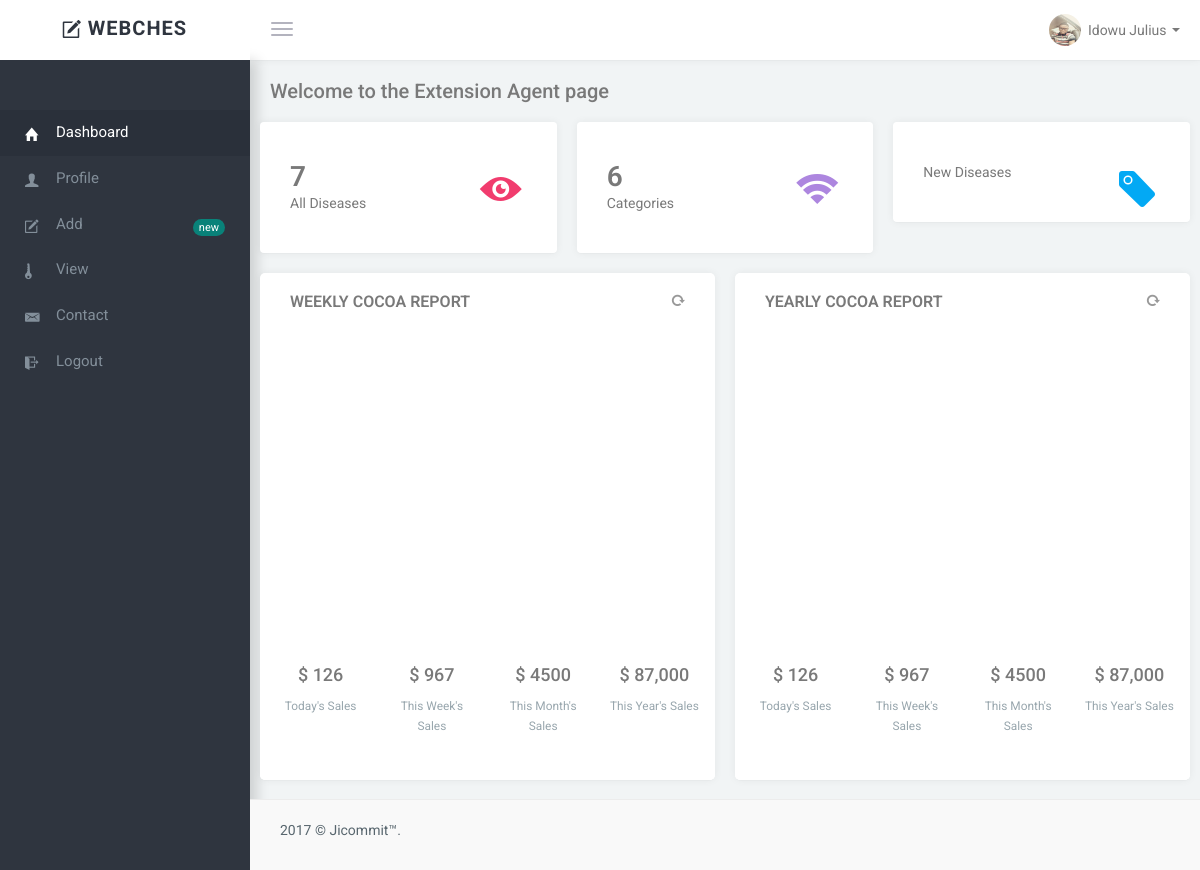
Page /agents/ (signed in) on the committed database.
### webches/models.py (models this page shows)
class User(AbstractUser):
    website = models.URLField(blank=True)
    phone_number = PhoneNumberField(blank=True)
    picture = models.ImageField(blank=True)
    bio = models.CharField(max_length=300)

### webches/views.py (the view)
# urls.py: url(r'^agents/$', views.super, name="super"),
@login_required(login_url="/login")
def super(request):
    cat = Category.objects.all()
    dis = Disease.objects.all()
    new = Disease.objects.latest('Disease_Name')
    return render(request,
                  "cocoa/admin_base.html", {
                      'cat': cat, 'dis': dis, 'new': new})

### webches/templates/cocoa/admin_base.html (shortened to what this page needs)
{% load staticfiles %}
<!DOCTYPE html>
<html lang="en">
<head>
        <link href="{% static 'view/css/bootstrap.min.css' %}" rel="stylesheet">
        <link href="{% static 'view/css/bootstrap-reset.css' %}" rel="stylesheet">
        <link href="{% static 'view/css/animate.css' %}" rel="stylesheet">
        <link href="{% static 'view/assets/font-awesome/css/font-awesome.css' %}" rel="stylesheet" />
        <link href="{% static 'view/assets/ionicon/css/ionicons.min.css' %}" rel="stylesheet" />
        <link rel="stylesheet" href="{% static 'view/assets/morris/morris.css' %}">
        <link href="{% static 'view/assets/sweet-alert/sweet-alert.min.css' %}" rel="stylesheet">
        <link href="{% static 'view/css/style.css' %}" rel="stylesheet">
        <link href="{% static 'view/css/helper.css' %}" rel="stylesheet">
    </head>
    <body>
        <aside class="left-panel">
            <div class="logo">
                <a href="" class="logo-expanded">
                    <i class="ion-compose"></i>
                    <span class="nav-label">Webches</span>
                </a>
            </div>
            <nav class="navigation">
                <ul class="list-unstyled">
                    <li class="active"><a href="{% url 'cocoa:super' %}"><i class="ion-home"></i> <span class="nav-label">Dashboard</span></a></li>
                    <li class="has-submenu"><a href="{% url 'cocoa:profile' %}"><i class="ion-person"></i> <span class="nav-label">Profile</span></a>
                    </li>
                    <li class="has-submenu"><a href="{% url 'cocoa:new' %}"><i class="ion-compose"></i> <span class="nav-label">Add</span><span class="badge bg-success">new</span></a>
                    </li>
                    <li class="has-submenu"><a href="{% url 'cocoa:view' %}"><i class="ion-key"></i> <span class="nav-label">View</span></a>
                    </li>
                    <li class="has-submenu"><a href="{% url 'cocoa:contact' %}"><i class="ion-email"></i> <span class="nav-label">Contact</span></a>
                    </li>
                    <li class="has-submenu"><a href="{% url 'cocoa:logout' %}"><i class="ion-log-out"></i> <span class="nav-label">Logout</span></a>
                    </li>
                </ul>
            </nav>
        </aside>
        <section class="content">
            <header class="top-head container-fluid">
                <button type="button" class="navbar-toggle pull-left">
                    <span class="icon-bar"></span>
                    <span class="icon-bar"></span>
                    <span class="icon-bar"></span>
                </button>
                <ul class="list-inline navbar-right top-menu top-right-menu">
                    <li class="dropdown text-center">
                        <a data-toggle="dropdown" class="dropdown-toggle" href="#">
                            <img alt="" src="{{ request.user.picture.url }}" class="img-circle profile-img thumb-sm">
                            {% if user.is_authenticated %}
                            <span class="username">{{ request.user.first_name }} {{ request.user.last_name }} </span> <span class="caret"></span>
                            {% endif %}
                        </a>
                    </li>
                </ul>
            </header>
            <div class="wraper container-fluid">
                <div class="page-title">
                {% if user.is_authenticated %}
                    <h3 class="title">Welcome to the Extension Agent page</h3>
                {% endif %}
                </div>
                <div class="row">
{% include '../messages.html' %}
 {% block content %}
                <div class="row">
                    <div class="col-lg-4 col-sm-6">
                        <div class="widget-panel widget-style-2 white-bg">
                            <i class="ion-eye text-pink"></i>
                            <h2 class="m-0 counter">{{ dis.count }}</h2>
                            <div>All Diseases</div>
                        </div>
                    </div>
                    <div class="col-lg-4 col-sm-6">
                        <div class="widget-panel widget-style-2 white-bg">
                            <i class="ion-wifi text-purple"></i>
                            <h2 class="m-0 counter">{{ cat.count }}</h2>
                            <div>Categories</div>
                        </div>
                    </div>
                    <div class="col-lg-4 col-sm-6">
                        <div class="widget-panel widget-style-2 white-bg">
                            <i class="ion-ios7-pricetag text-info"></i>
                            <div>New Diseases </div>
                        </div>
                    </div>
                </div>
                <div class="row">
                    <div class="col-lg-6">
                        <div class="portlet">
                            <div class="portlet-heading">
                                <h3 class="portlet-title text-dark text-uppercase">
                                    Weekly cocoa Report
                                </h3>
                                <div class="portlet-widgets">
                                    <a href="javascript:;" data-toggle="reload"><i class="ion-refresh"></i></a>
                                </div>
                                <div class="clearfix"></div>
                            </div>
                            <div id="portlet1" class="panel-collapse collapse in">
                                <div class="portlet-body">
                                    <div id="morris-bar-example" style="height: 280px;"></div>
                                    <div class="row text-center m-t-30 m-b-30">
                                        <div class="col-sm-3 col-xs-6">
                                            <h4>$ 126</h4>
                                            <small class="text-muted"> Today's Sales</small>
                                        </div>
                                        <div class="col-sm-3 col-xs-6">
                                            <h4>$ 967</h4>
                                            <small class="text-muted">This Week's Sales</small>
                                        </div>
                                        <div class="col-sm-3 col-xs-6">
                                            <h4>$ 4500</h4>
                                            <small class="text-muted">This Month's Sales</small>
                                        </div>
                                        <div class="col-sm-3 col-xs-6">
                                            <h4>$ 87,000</h4>
                                            <small class="text-muted">This Year's Sales</small>
                                        </div>
                                    </div>
                                </div>
                            </div>
                        </div>
                    </div>
                    <div class="col-lg-6">
                        <div class="portlet">
                            <div class="portlet-heading">
                                <h3 class="portlet-title text-dark text-uppercase">
                                    Yearly cocoa Report
                                </h3>
                                <div class="portlet-widgets">
                                    <a href="javascript:;" data-toggle="reload"><i class="ion-refresh"></i></a>
                                </div>
                                <div class="clearfix"></div>
                            </div>
                            <div id="portlet2" class="panel-collapse collapse in">
                                <div class="portlet-body">
                                    <div id="morris-area-example" style="height: 280px;"></div>
                                    <div class="row text-center m-t-30 m-b-30">
                                        <div class="col-sm-3 col-xs-6">
                                            <h4>$ 126</h4>
                                            <small class="text-muted"> Today's Sales</small>
                                        </div>
                                        <div class="col-sm-3 col-xs-6">
                                            <h4>$ 967</h4>
                                            <small class="text-muted">This Week's Sales</small>
                                        </div>
                                        <div class="col-sm-3 col-xs-6">
                                            <h4>$ 4500</h4>
                                            <small class="text-muted">This Month's Sales</small>
                                        </div>
                                        <div class="col-sm-3 col-xs-6">
                                            <h4>$ 87,000</h4>
                                            <small class="text-muted">This Year's Sales</small>
                                        </div>
                                    </div>
                                </div>
                            </div>
                        </div>
                    </div>
                </div>
            </div>
            <footer class="footer">
                <p >2017 © Jicommit&trade;.</p>
            </footer>
        </section>
    {% endblock %}
    </body>
</html>

### webches/static/view/css/style.css (style rules this page uses)
body { color: #797979; background-color: #f1f4f5; font-family: 'Roboto', sans-serif; padding: 0px !important; margin: 0px !important; font-size: 14px; }
html { overflow-x: hidden; position: relative; min-height: 100%; }
aside.left-panel { background-color: #2f353f; box-shadow: 7px 60px 12px rgba(0, 0, 0, 0.15); width: 250px; position: fixed; height: 100%; top: 0px; left: 0px; }
.logo { text-align: center; background-color: #ffffff; padding: 13px 10px; }
.logo-expanded { font-size: 20px; letter-spacing: .05em; color: #2f353f !important; font-weight: 700; text-transform: uppercase; }
.logo-expanded i { font-size: 24px; vertical-align: middle; }
.navigation { margin: 50px 0px 20px; }
.navigation > ul > li { position: relative; }
.navigation > ul > li > a { display: block; padding: 12px 25px; color: #838F9A; font-size: 15px; text-decoration: none; transition: all 0.4s; -moz-transition: all 0.4s; -webkit-transition: all 0.4s; -o-transition: all 0.4s; font-weight: 400; outline: none !important; }
.navigation > ul > li > a .badge { margin-top: 5px; float: right; }
.navigation > ul > li:hover > a, .navigation > ul > li.active:hover > a, .navigation > ul > li.active > a { color: #fff; background: #2A303A; }
.navigation ul li a i { margin-right: 6px; font-size: 18px; width: 25px; float: left; }
.navigation ul li a .nav-label { vertical-align: middle; }
header { background-color: #ffffff; box-shadow: 0 0px 8px 0 rgba(0,0,0,0.06),0 1px 0px 0 rgba(0,0,0,0.02); }
.navbar-toggle { margin: 12px 20px 8px 0px; display: block; padding-left: 0px; }
.navbar-toggle .icon-bar { background-color: #b3b3be; }
.top-menu li { padding: 0px !important; }
.top-menu li >a { color: inherit; text-align: center; padding: 14px 15px; font-size: 16px; display: block; }
.username { font-size: 14px; vertical-align: middle; margin-left: 3px; }
.content { margin-left: 250px; }
.content > .container-fluid { padding-left: 20px; padding-right: 20px; }
.wraper { padding-top: 20px; min-height: 550px; padding-bottom: 70px; }
.page-title { padding: 0px 0px 20px; }
.page-title h3 { margin: 0px; font-size: 20px; }
.footer { color: #58666e; position: absolute; left: 250px; right: 0px; bottom: 0px; padding: 20px 30px; background-color: #f9f9f9; border-top: 1px solid rgba(0, 0, 0, 0.05); }
.portlet { margin-bottom: 20px; background: #fff; transition: all 0.4s; -moz-transition: all 0.4s; -webkit-transition: all 0.4s; -o-transition: all 0.4s; box-shadow: 0 0px 8px 0 rgba(0,0,0,0.06),0 1px 0px 0 rgba(0,0,0,0.02); }
.portlet .portlet-heading { padding: 20px 30px; line-height: 38px; min-height: 39px; border-radius: 3px; color: #fff; }
.portlet .portlet-heading .portlet-title { float: left; font-size: 16px; font-weight: 600; margin-bottom: 0; margin-top: 0; }
.portlet .portlet-heading .portlet-widgets { position: relative; text-align: right; float: right; padding-left: 15px; display: inline-block; font-size: 15px; line-height: 0px; }
.portlet .portlet-body { background: #fff; padding: 15px; -webkit-border-bottom-right-radius: 5px; -webkit-border-bottom-left-radius: 5px; -moz-border-radius-bottomright: 5px; -moz-border-radius-bottomleft: 5px; border-bottom-right-radius: 5px; border-bottom-left-radius: 5px; }
.portlet .portlet-heading a { color: #999; }
.widget-panel { padding: 40px 20px; border-radius: 4px; position: relative; margin-bottom: 20px; box-shadow: 0 0px 8px 0 rgba(0,0,0,0.06),0 1px 0px 0 rgba(0,0,0,0.02); }
.widget-style-2 { padding-left: 30px; }
.widget-style-2 i { font-size: 48px; float: right; padding: 35px 35px 29px; margin-top: -40px; margin-right: -20px; }
.widget-style-2 h2 { font-weight: 600; font-size: 28px; }

### webches/static/view/css/helper.css (style rules this page uses)
.log-in-detail a, .icon-list div:hover, .widget-style-1 i, .profile-widget, .portlet, .ionicon-list i { -webkit-transition: all 220ms ease-in-out; -moz-transition: all 220ms ease-in-out; -o-transition: all 220ms ease-in-out; transition: all 220ms ease-in-out; }
.br-radius, .tiles, .tile-stats, .portlet { -webkit-border-radius: 5px; -moz-border-radius: 5px; border-radius: 5px; }
.m-0 { margin: 0px !important; }
.m-t-30 { margin-top: 30px !important; }
.m-b-30 { margin-bottom: 30px; }
.thumb-sm { height: 32px; width: 32px; }

### rows in the picture
User: user.picture (picture), user.first_name "Idowu", user.last_name "Julius"

### other values in the picture
{{ dis.count }} "7"
{{ cat.count }} "6"
